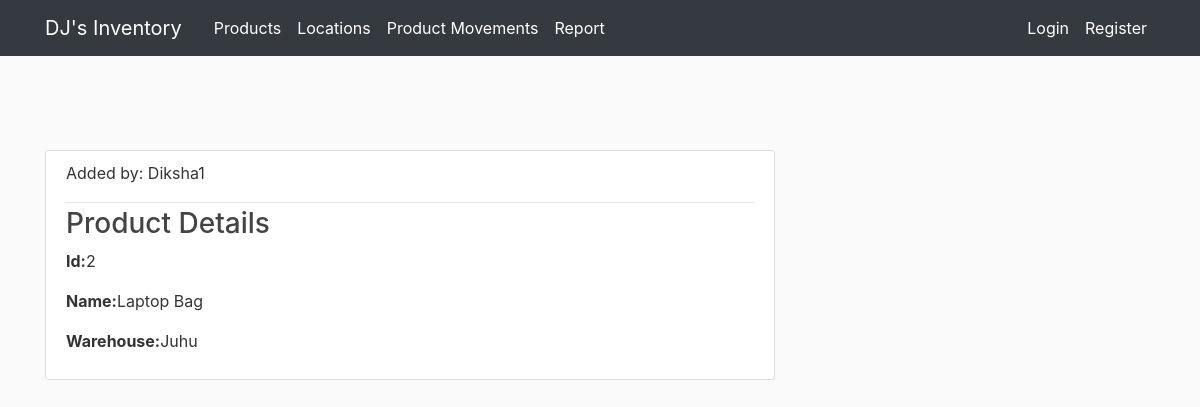
The app's page /product/2 with its own data.
### inventory/models.py (models this page shows, shortened)
class User(db.Model, UserMixin):
    id = db.Column(db.Integer, primary_key=True)
    username = db.Column(db.String(20), unique=True, nullable=False)
    email = db.Column(db.String(120), unique=True, nullable=False)
    image_file = db.Column(db.String(20), nullable=False, default='default.jpg')
    password = db.Column(db.String(60), nullable=False)
    products = db.relationship('Product', backref='creator', lazy=True)
    locations = db.relationship('Location', backref='creator', lazy=True)
    movements = db.relationship('Movement', backref='creator', lazy=True)
    def __repr__(self):
        return self.username

class Product(db.Model):
    product_id = db.Column(db.Integer, primary_key=True)
    name = db.Column(db.String(20), nullable=False)
    movements = db.relationship("Movement", backref='product')
    location_id = db.Column(db.Integer, db.ForeignKey('location.location_id'))
    user_id = db.Column(db.Integer, db.ForeignKey('user.id'), nullable=False)

class Location(db.Model):
    location_id = db.Column(db.Integer, primary_key=True)
    name = db.Column(db.String(20), unique=True, nullable=False)
    address = db.Column(db.Text, nullable=False)
    products = db.relationship("Product", backref='warehouse')
    user_id = db.Column(db.Integer, db.ForeignKey('user.id'), nullable=False)
    def __repr__(self):
        return self.name

### inventory/products/routes.py (the view)
@products.route("/product/<int:product_id>")
def product(product_id):
    product = Product.query.get_or_404(product_id)
    return render_template('product.html', title=product.name, product=product, legend='Product Details')

### inventory/templates/product.html (shortened to what this page needs)
{% extends "layout.html" %}
{% block content %}
<article class="media content-section">
    <div class="media-body">
        <div class="article-metadata">
            {% if product.creator == current_user %}
            <p>Added by: <a class="mr-2" href="{{ url_for('users.account') }}">You</a></p>
            <span class="pull-right">
                <a href="{{ url_for('products.update_product', product_id=product.product_id) }}"
                    data-balloon="edit this product" class="text-info">
                    <i class="fas fa-edit"></i>
                </a>
                <a href="#" data-balloon="remove this product" class="text-danger" data-toggle="modal"
                    data-target="#deleteModal">
                    <i class="fas fa-trash"></i>
                </a>
            </span>
            {% else %}
            <p>Added by: {{ product.creator }}</p>
            {% endif %}
        </div>
        <h3 class="article-title">{{ legend }}</h3>
        <p class="article-content"><strong>Id:</strong>{{ product.product_id }}</p>
        <p class="article-content"><strong>Name:</strong>{{ product.name }}</p>
        <p class="article-content"><strong>Warehouse:</strong>{{ product.warehouse }}</p>
    </div>
</article>
{% endblock content %}

### inventory/static/main.css (style rules this page uses)
body { background: #fafafa; color: #333333; margin-top: 5rem; }
h1, h2, h3, h4, h5, h6 { color: #444444; }
.content-section { background: #ffffff; padding: 10px 20px; border: 1px solid #dddddd; border-radius: 3px; margin-bottom: 20px; }
.article-title { color: #444444; }
.article-content { white-space: pre-line; }
.article-metadata { padding-bottom: 1px; margin-bottom: 4px; border-bottom: 1px solid #e3e3e3 }

### records on screen
User: creator "Diksha1"
Product: product_id "2", name "Laptop Bag"
Location: warehouse "Juhu"

### other values on screen
{{ legend }} "Product Details"
